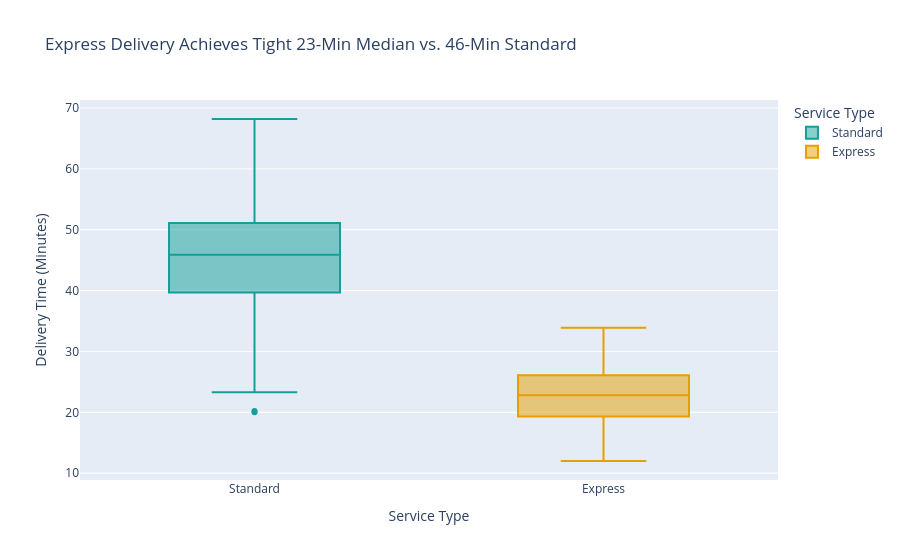

Notebook cell for this chart:
### Code cell
# --- Plotly Express: Box Plot ---
fig_box = px.box(
    df, 
    x="service_type", 
    y="delivery_time_min", 
    color="service_type",
    color_discrete_map={"Standard": "#14A098", "Express": "#E69F00"},
    points="outliers",
    title="Express Delivery Achieves Tight 23-Min Median vs. 46-Min Standard",
    labels={"service_type": "Service Type", "delivery_time_min": "Delivery Time (Minutes)"}
)
fig_box.show()

### Figure 1 — Plotly figure (JSON) as saved in the notebook; plotly's stock layout.template omitted (floating-point values rounded to 4 significant figures; data arrays with more than 128 entries replaced by an {"elided": "..."} marker saying what was removed)
{"data": [{"alignmentgroup": "True", "boxpoints": "outliers", "hovertemplate": "Service Type=%{x}<br>Delivery Time (Minutes)=%{y}<extra></extra>", "legendgroup": "Standard", "marker": {"color": "#14A098"}, "name": "Standard", "notched": false, "offsetgroup": "Standard", "orientation": "v", "showlegend": true, "type": "box", "x": {"elided": "263 str values"}, "x0": " ", "xaxis": "x", "y": {"elided": "263 float values"}, "y0": " ", "yaxis": "y"}, {"alignmentgroup": "True", "boxpoints": "outliers", "hovertemplate": "Service Type=%{x}<br>Delivery Time (Minutes)=%{y}<extra></extra>", "legendgroup": "Express", "marker": {"color": "#E69F00"}, "name": "Express", "notched": false, "offsetgroup": "Express", "orientation": "v", "showlegend": true, "type": "box", "x": {"elided": "187 str values"}, "x0": " ", "xaxis": "x", "y": {"elided": "187 float values"}, "y0": " ", "yaxis": "y"}], "layout": {"boxmode": "overlay", "legend": {"title": {"text": "Service Type"}, "tracegroupgap": 0}, "title": {"text": "Express Delivery Achieves Tight 23-Min Median vs. 46-Min Standard"}, "xaxis": {"anchor": "y", "categoryarray": ["Standard", "Express"], "categoryorder": "array", "domain": [0, 1], "title": {"text": "Service Type"}}, "yaxis": {"anchor": "x", "domain": [0, 1], "title": {"text": "Delivery Time (Minutes)"}}}}
